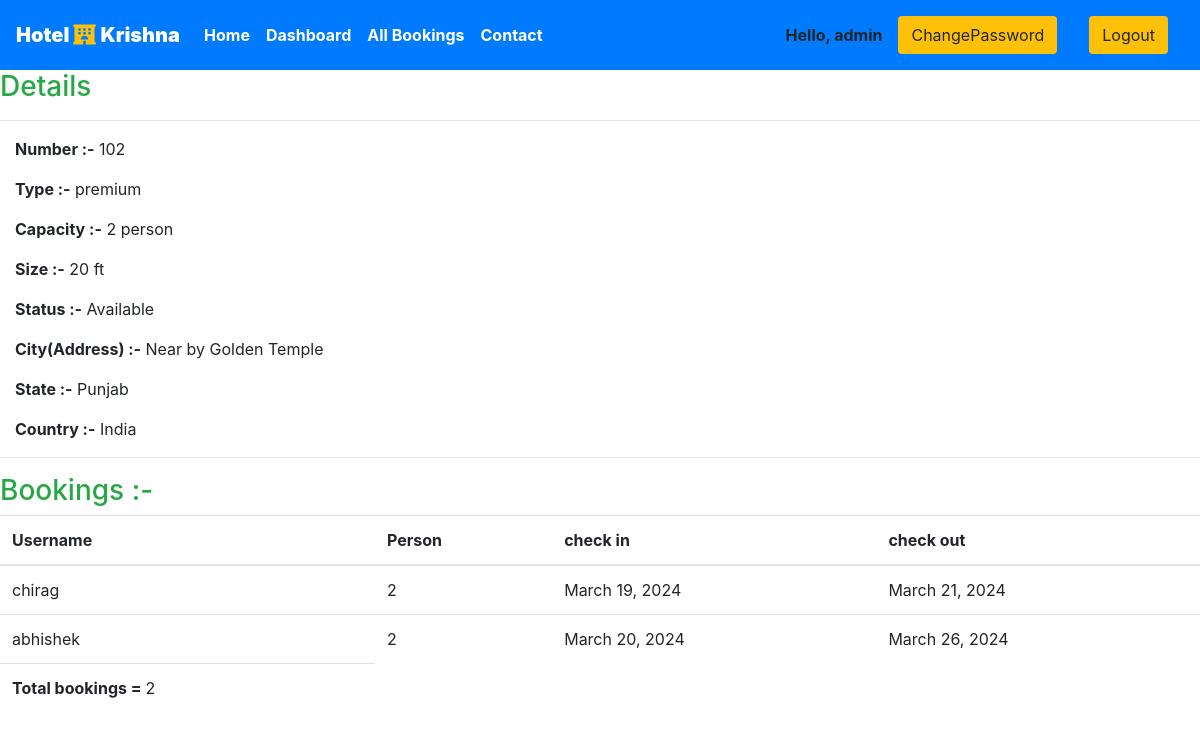
The app's page /staff/panel/view-room?roomid=1 (signed in) with its own data.
### broomk/models.py (models this page shows, shortened)
class Rooms(models.Model):
    ROOM_STATUS = (
    ("1", "available"),
    ("2", "not available"),
    )
    ROOM_TYPE = (
    ("1", "premium"),
    ("2", "deluxe"),
    ("3","regular"),
    )
    room_type = models.CharField(max_length=50,choices = ROOM_TYPE)
    capacity = models.IntegerField()
    price = models.IntegerField()
    size = models.IntegerField()
    hotel = models.ForeignKey(Hotels, on_delete = models.CASCADE)
    status = models.CharField(choices =ROOM_STATUS,max_length = 15)
    roomnumber = models.IntegerField()

class Hotels(models.Model):
    name = models.CharField(max_length=30,default="Broomk")
    owner = models.CharField(max_length=20)
    location = models.CharField(max_length=50)
    state = models.CharField(max_length=50,default="Punjab")
    country = models.CharField(max_length=50,default="india")

class Reservation(models.Model):
    check_in = models.DateField(auto_now =False)
    check_out = models.DateField()
    room = models.ForeignKey(Rooms, on_delete = models.CASCADE)
    guest = models.ForeignKey(User, on_delete= models.CASCADE)
    booking_id = models.CharField(max_length=100,default="null")

### broomk/views.py (the view)
# urls.py: path('staff/panel/view-room', views.view_room),
@login_required(login_url='/staff')
def view_room(request):
    room_id = request.GET['roomid']
    room = Rooms.objects.all().get(id=room_id)
    reservation = Reservation.objects.all().filter(room=room)
    return HttpResponse(render(request,'staff/viewroom.html',{'room':room,'reservations':reservation}))

### templates/staff/viewroom.html
 {% extends 'basic.html' %} {% block title %}View Room {% endblock title %} {% block body %}
<h3 class="text-success"> Details</h3>
<hr>
<div class="container mx-0 ">
    <p><b>Number :-</b> {{room.roomnumber}}</p>
    <p><b>Type :-</b> {{room.get_room_type_display}}</p>
    <p><b>Capacity :-</b> {{room.capacity}} person</p>
    <p><b>Size :-</b> {{room.size}} ft</p>
    <p><b>Status :-</b> {{room.get_status_display| capfirst}} </p>
    <p><b>City(Address) :-</b> {{room.hotel.location| capfirst}} </p>
    <p><b>State :-</b> {{room.hotel.state| capfirst}} </p>
    <p><b>Country :-</b> {{room.hotel.country| capfirst}} </p>
</div>
<hr> {% if reservations %}
<h3 class="text-success">Bookings :-</h3>
<table class="table">
    <thead>
        <th>Username</th>
        <th>Person</th>
        <th>check in</th>
        <th>check out</th>
    </thead>
    {% for each_detail in reservations %}
    <tr>
        <td>{{each_detail.guest.username}}</td>
        <td>{{each_detail.room.capacity}}</td>
        <td>{{each_detail.check_in}}</td>
        <td>{{each_detail.check_out}}</td>
    </tr>
    {% endfor %}
    <tr>
        <td><b>Total bookings = </b>{{reservations | length}}</td>
    </tr>
</table>
{% else %}
<p>No details found</p>
{% endif %} {% endblock body %}

### templates/basic.html (shortened to what this page needs)
{% load static %}
<!DOCTYPE html>
<!DOCTYPE html>
<html lang="en">
<head>
    <link rel="stylesheet" href="https://use.fontawesome.com/releases/v5.7.0/css/all.css"
>
    <link rel="stylesheet" href="{% static 'style\style.css' %}">
    <link rel="stylesheet" href="https://maxcdn.bootstrapcdn.com/bootstrap/4.5.0/css/bootstrap.min.css">
</head>
<body>
    <div class="container-fluid px-0">
        <nav class="navbar navbar-expand-lg navbar-dark bg-primary font-weight-bold">
            <a class="navbar-brand text-bold bg-black " href="/"><b>Hotel </b><i class="fas fa-hotel text-warning"></i>
                <b>Krishna</b></a>
            <div class="collapse navbar-collapse " id="navbarSupportedContent">
                <ul class="navbar-nav mr-auto ">
                    <li class="nav-item active">
                        <a class="nav-link text-bold " href="/home"> Home</a>
                    </li>
                    {% if user.is_staff %}
                    <li class="nav-item active">
                        <a class="nav-link text-bold" href="/staff/panel">Dashboard </a>
                    </li>
                    {% elif user.is_staff == False and user.is_authenticated %}
                    <li class="nav-item active">
                        <a class="nav-link text-bold" href="/user/bookings">My Bookings </a>
                    </li>
                    {% endif %}
                    {% if user.is_staff %}
                    <li class="nav-item active">
                        <a class="nav-link text-bold" href="/staff/allbookings">All Bookings </a>
                    </li>
                    {% endif %}
                    <li class="nav-item active">
                        <a class="nav-link text-bold" href="{% url 'contactpage' %}">Contact </a>
                    </li>
                </ul>
                {% if request.user.is_authenticated %}
                Hello, {{request.user}}
                <a href="/changepassword" class="nav-link">
                    <button class="btn btn-group bg-warning" data-toggle="modal"
                        data-target="#forlogin">ChangePassword</button>
                </a>
                <a href="/lg" class="nav-link">
                    <button class="btn btn-group bg-warning" data-toggle="modal" data-target="#forlogin">Logout</button>
                </a>
                {% endif %}
            </div>
        </nav>
    </div>
    {% block body %}
    {% endblock body %}
</body>
</html>

### templates/basic.html (style rules this page uses)
a { text-decoration: none; }

### records on screen
Rooms: roomnumber "102", room_type "premium", capacity "2", size "20", status "Available", hotel.location "Near by Golden Temple", hotel.state "Punjab", hotel.country "India"
Reservation: guest.username "chirag", room.capacity "2", check_in "March 19, 2024", check_out "March 21, 2024"
Reservation: guest.username "abhishek", room.capacity "2", check_in "March 20, 2024", check_out "March 26, 2024"

### other values on screen
{{ request.user }} "admin"
{{ reservations | length }} "2"
